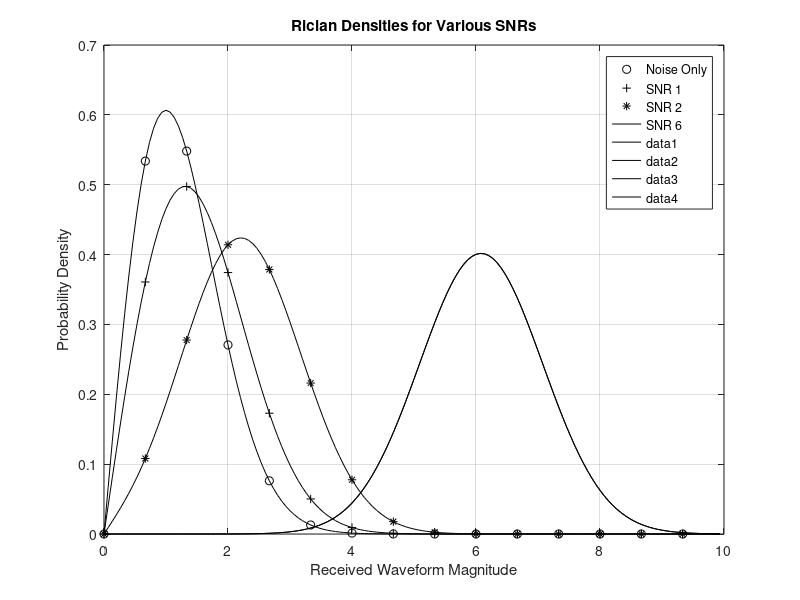

Reproduce this figure in MATLAB.
% Rician pdf

npts=150;
rmax=10;
dr=rmax/npts;
r=0:dr:rmax-dr;

% signal levels (assume noise is unity variance)
A10=10;
A6=6;
A2=2;
A1=1;
A0=0;
oz=ones(size(r));

x0=0;
x1=A1.*r;
x2=A2.*r;
x6=A6.*r;
x10=A10.*r;

pm0=r.*exp(-(r.^2 + oz.*A0^2)./2).*besseli(0,x0);
p1=r.*exp(-(r.^2 + oz.*A1^2)./2).*besseli(0,x1);
p2=r.*exp(-(r.^2 + oz.*A2^2)./2).*besseli(0,x2);
p6=r.*exp(-(r.^2 + oz.*A6^2)./2).*besseli(0,x6);
p10=r.*exp(-(r.^2 + oz.*A10^2)./2).*besseli(0,x10);

figure(1);
nskip=10;   % skip and replot line for clear markings
plot(r(1:nskip:npts),pm0(1:nskip:npts),'ko',...
r(1:nskip:npts),p1(1:nskip:npts),'k+',...
r(1:nskip:npts),p2(1:nskip:npts),'k*',r,p6,'k');
legend('Noise Only','SNR 1','SNR 2','SNR 6');
ylabel('Probability Density');
xlabel('Received Waveform Magnitude');
title('Rician Densities for Various SNRs');
hold on;
plot(r,pm0,'k',r,p1,'k',r,p2,'k',r,p6,'k');
hold off

grid on;
